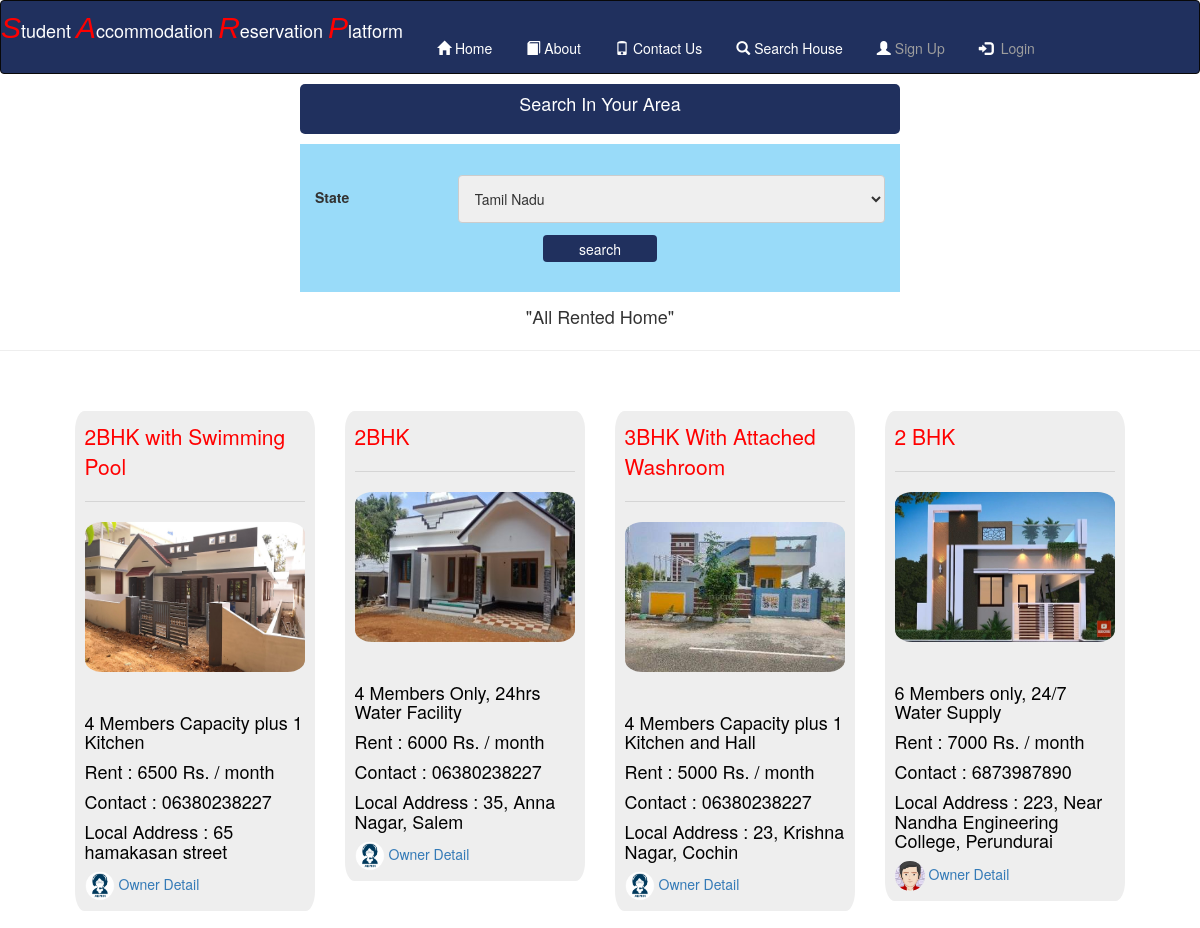
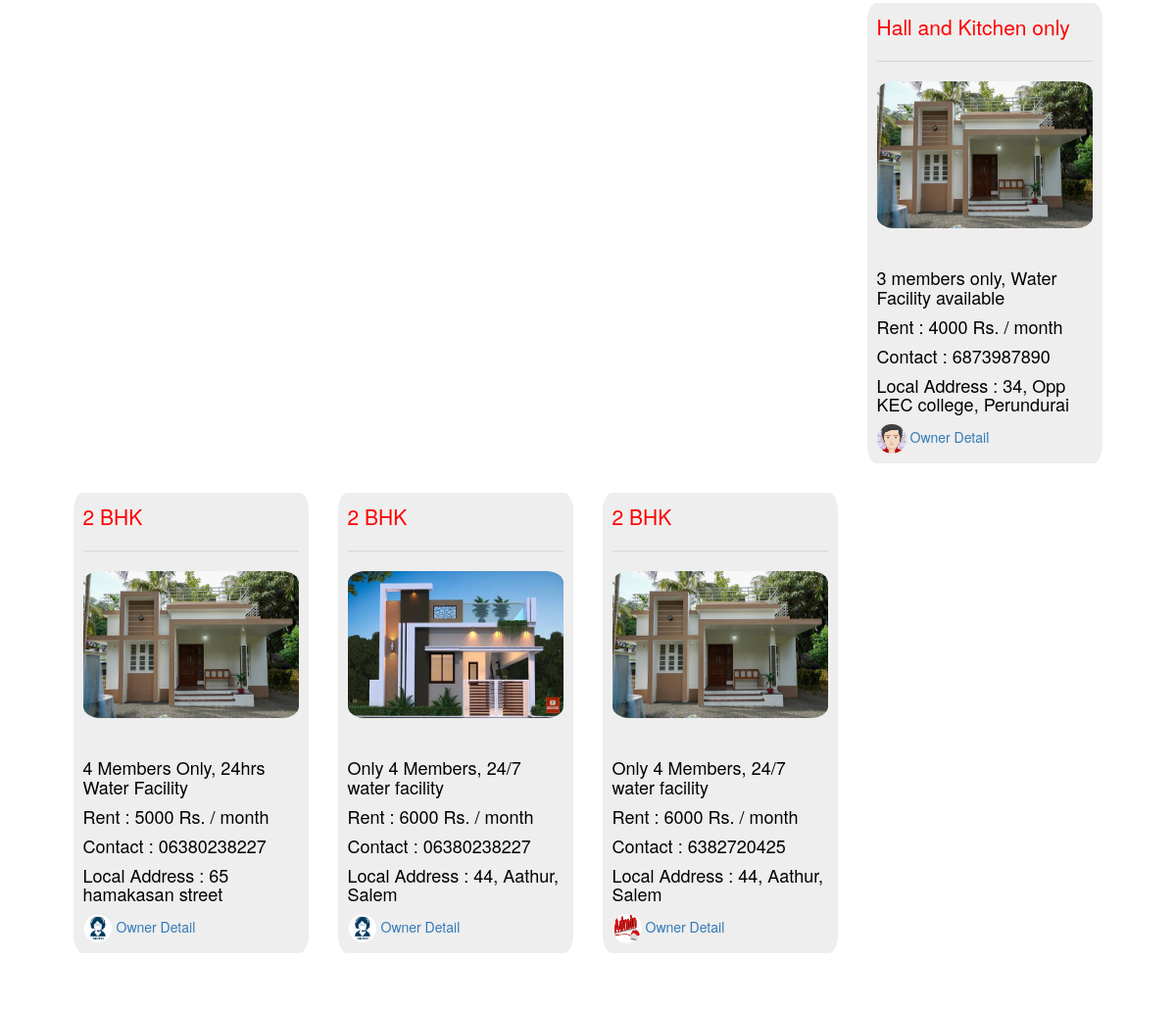
Screenshot of /search with the database file from the repository (2 pictures, top to bottom).
### Room/models.py (models this page shows, shortened)
class Owner_Detail(models.Model):
    status = models.ForeignKey(Status,on_delete=models.CASCADE,null=True)
    register=models.ForeignKey(Register,on_delete=models.CASCADE,null=True)
    state=models.ForeignKey(State,on_delete=models.CASCADE,null=True)
    dist=models.ForeignKey(District,on_delete=models.CASCADE,null=True)
    local_add = models.CharField(max_length=100,null=True)
    title=models.CharField(max_length=100,null=True)
    desc=models.CharField(max_length=100,null=True)
    rent=models.IntegerField(null=True)
    img=models.FileField(null=True)

class Register(models.Model):
    user=models.ForeignKey(User,on_delete=models.CASCADE,null=True)
    gen=models.CharField(max_length=30,null=True)
    add=models.CharField(max_length=100,null=True)
    mobile=models.CharField(max_length=10,null=True)
    image=models.FileField(null=True)
    birth=models.DateField(null=True)
    proof=models.CharField(max_length=10,null=True)

### Room/views.py (the view)
# urls.py: path('search', Search,name='search'),
def Search(request):
    room=Owner_Detail.objects.all()
    state1=State.objects.all()
    if request.method=='POST':
        s=request.POST['state']
        state=State.objects.filter(state=s).first()
        return redirect('dist',state.id)
    d = {'state': state1,'room':room}
    return render(request,'serach.html',d)

### Room/templates/serach.html (shortened to what this page needs)
{% extends 'navigation.html' %}
{% block body %}
</head>
<body>
<center><div class="container2">
<h4>Search In Your Area</h4>
</div></center>
<div class="container">
  <form action="" method="post">
  <div class="row">
    <div class="col-25">
      <label for="country">State</label>
    </div>
    <div class="col-75">
      <select id="country" name="state">
{% for i in state %}
        <option value="{{i.state}}">{{i.state}}</option>
{% endfor %}
      </select>
    </div>
  </div>
    <div class="row" align="center">
    <input type="submit" value="search">
  </div>
  </form>
</div>
<p align="center" style="margin-top:1%;font-size:18px">"All Rented Home"</p>
<hr>
    <div class="row" style="margin:5%">
        {% for i in room %}
        {% ifequal i.status.status "accepted"  %}
        <div class="col-sm-3">
            <div class="jumbotron" style="width:100%;border-radius:4%;padding:4%">
            <p style="color:red">{{i.title}}<hr></p>
                <a href="{% url 'detail' i.id %}" ><img src="{{i.img.url}}" style="border-radius:8%;width:100%;height:150px;"><hr></a>
            <h4 style="color:Black">{{i.desc}}</h4>
            <h4 style="color:black">Rent : {{i.rent}} Rs. / month</h4>
            <h4 style="color:black">Contact : {{i.register.mobile}}</h4>
            <h4 style="color:black">Local Address : {{i.local_add}}</h4>
                <a href="{% url 'owner' i.id %}"><img src="{{i.register.image.url}}" style="border-radius:50%;width:30px;height:30px"> Owner Detail</a>
            </div>
            </div>
        {% endifequal %}
        {% endfor %}
    </div>
{% endblock %}

### Room/templates/navigation.html (shortened to what this page needs)
<!DOCTYPE html>
<html lang="en">
{% load static %}
<head>
  <link rel="stylesheet" href="https://maxcdn.bootstrapcdn.com/bootstrap/3.3.6/css/bootstrap.min.css">
    <link rel = stylesheet href = "https://cdn.datatables.net/1.10.20/css/jquery.dataTables.min.css">
</head>
<body>
<nav class="navbar navbar-inverse" style="padding:0px;margin:0px;background-color:#20305E;color:white">
  <div class="container-fluid" style="padding:0px;margin:0px">
    <div><class="navbar-header" style="margin-bottom:4px;margin-right:10px;">
      <a class="navbar-brand" href="#"><span style="font-size:30px;color:Red"><i style="font-family: 'Franklin Gothic Medium', 'Arial Narrow', Arial, sans-serif;">S</i></span><span style="font-size:18px;color:white">tudent </span>
        <span style="font-size:30px;color:Red"><i style="font-family: 'Franklin Gothic Medium', 'Arial Narrow', Arial, sans-serif;">A</i></span><span style="font-size:18px;color:white">ccommodation </span>
        <span style="font-size:30px;color:Red"><i style="font-family:'Franklin Gothic Medium', 'Arial Narrow', Arial, sans-serif">R</i></span><span style="font-size:18px;color:white">eservation</span>
        <span style="font-size:30px;color:Red"><i style="font-family:'Franklin Gothic Medium', 'Arial Narrow', Arial, sans-serif">P</i></span><span style="font-size:18px;color:white">latform</span></a>
    </div>
    <ul class="nav navbar-nav">
      <li><a href="{% url 'home' %}" style = "color : white" ><span class="glyphicon glyphicon-home" style="padding:4px"></span>Home</a></li>
        <li><a href="{% url 'about' %}" style = "color : white"><span class="glyphicon glyphicon-book" style="padding:4px"></span>About</a></li>
        <li><a href="{% url 'contact' %}" style = "color : white"><span class="glyphicon glyphicon-phone" style="padding:4px"></span>Contact Us</a></li>
      {% if not request.user.is_staff %}
      <li><a href="{% url 'search' %}" style = "color : white"><span class="glyphicon glyphicon-search" style="padding:4px"></span>Search House</a></li>
        {% endif %}
    </ul>
    {% if request.user.username %}
    <ul class="nav navbar-nav navbar-right">
      <li><a href="{% url 'user_detail' %}" style="color:white;font-size:20px"> <span class="glyphicon glyphicon-user" style="padding:4px;"></span>Welcome  {{request.user.username}}</a></li>
      <li><a href="{% url 'logout' %}" style="margin-right:30px"><span class="glyphicon glyphicon-log-out" style="padding:4px;"></span> Logout</a></li>
    </ul>
    {% else %}
    <ul class="nav navbar-nav navbar-left">
      <li><a href="{% url 'signup' %}"><span class="glyphicon glyphicon-user" style="padding:4px ; color : white"></span>Sign Up</a></li>
      <li><a href="{% url 'signin' %}"><span class="glyphicon glyphicon-log-in" style="padding:4px ; color : white"></span> Login</a></li>
    </ul>
    {% endif %}
  </div>
</nav>
{% block body %}
{% endblock %}
</body>
</html>

### Room/templates/serach.html (style rules this page uses)
* { box-sizing: border-box; }
input[type=text], select, textarea { width: 100%; padding: 12px; border: 1px solid #ccc; border-radius: 4px; resize: vertical; }
label { padding: 12px 12px 12px 0; display: inline-block; }
input[type=submit] { background-color: #20305E; color: white; width:20%; height:27px; border: none; border-radius: 4px; cursor: pointer; float: center; text-align:center; margin-top:2%; }
.container { width:50%; height:150px border-radius: 5px; background-color: #99DBF9; padding: 30px; }
.container2 { width:50%; height:50px; border-radius: 5px; background-color: #20305E; color:white; padding: 0.05px; margin:10px; float:center; }
.col-25 { float: left; width: 25%; margin-top: 1px; }
.col-75 { float: left; width: 75%; margin-top: 1px; }
.row:after { content: ""; display: table; clear: both; }

### rows the page displays
Owner_Detail: title "2BHK with Swimming Pool", img (picture), desc "4 Members Capacity plus 1 Kitchen", rent "6500", register.mobile "06380238227", local_add "65 hamakasan street", register.image (picture)
Owner_Detail: title "2BHK", img (picture), desc "4 Members Only, 24hrs Water Facility", rent "6000", register.mobile "06380238227", local_add "35, Anna Nagar, Salem", register.image (picture)
Owner_Detail: title "3BHK With Attached Washroom", img (picture), desc "4 Members Capacity plus 1 Kitchen and Hall", rent "5000", register.mobile "06380238227", local_add "23, Krishna Nagar, Cochin", register.image (picture)
Owner_Detail: title "2 BHK", img (picture), desc "6 Members only, 24/7 Water Supply", rent "7000", register.mobile "6873987890", local_add "223, Near Nandha Engineering College, Perundurai", register.image (picture)
Owner_Detail: title "Hall and Kitchen only", img (picture), desc "3 members only, Water Facility available", rent "4000", register.mobile "6873987890", local_add "34, Opp KEC college, Perundurai", register.image (picture)
Owner_Detail: title "2 BHK", img (picture), desc "4 Members Only, 24hrs Water Facility", rent "5000", register.mobile "06380238227", local_add "65 hamakasan street", register.image (picture)
Owner_Detail: title "2 BHK", img (picture), desc "Only 4 Members, 24/7 water facility", rent "6000", register.mobile "06380238227", local_add "44, Aathur, Salem", register.image (picture)
Owner_Detail: title "2 BHK", img (picture), desc "Only 4 Members, 24/7 water facility", rent "6000", register.mobile "6382720425", local_add "44, Aathur, Salem", register.image (picture)

### other values shown
form field state "Tamil Nadu"
